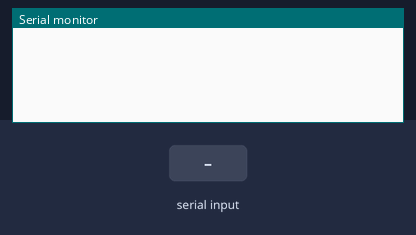
This sketch was run on a simulated Arduino Uno, built with avr-gcc and run on an emulated ATmega328P. On the bench: the last lines printed to the serial monitor. Inputs (shaded band) come from the test bench.

Above: at 1.2 s.
1.3 s: "90,45\n" received over Serial
At 1.8 s:
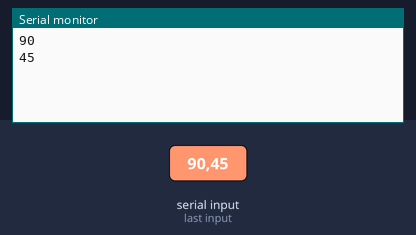
2.8 s: "30,150\n" received over Serial
At 4.8 s:
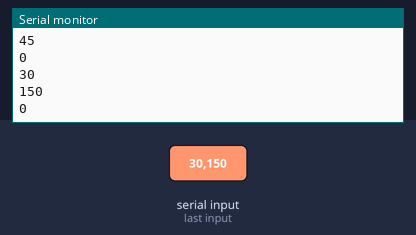
Timing chart, 0 to 6.3 s (numbered marks = the images above; inputs shaded):
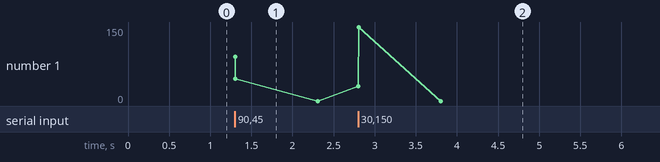

Measured:
- after the input at 1.3 s, the serial monitor: prints a new line at once (image 1)
- after the input at 2.8 s, the serial monitor: prints a new line at once (image 2)

The sketch:

G4-2.ino
```cpp
void setup() {
  Serial.begin(9600);


}

void loop() {
  if (Serial.available()>0) {
    int in_data = Serial.parseInt(); // читаем с порта (пишем в порте руками)
    Serial.println(in_data); // и сразу отсылаем
    }

}
```
